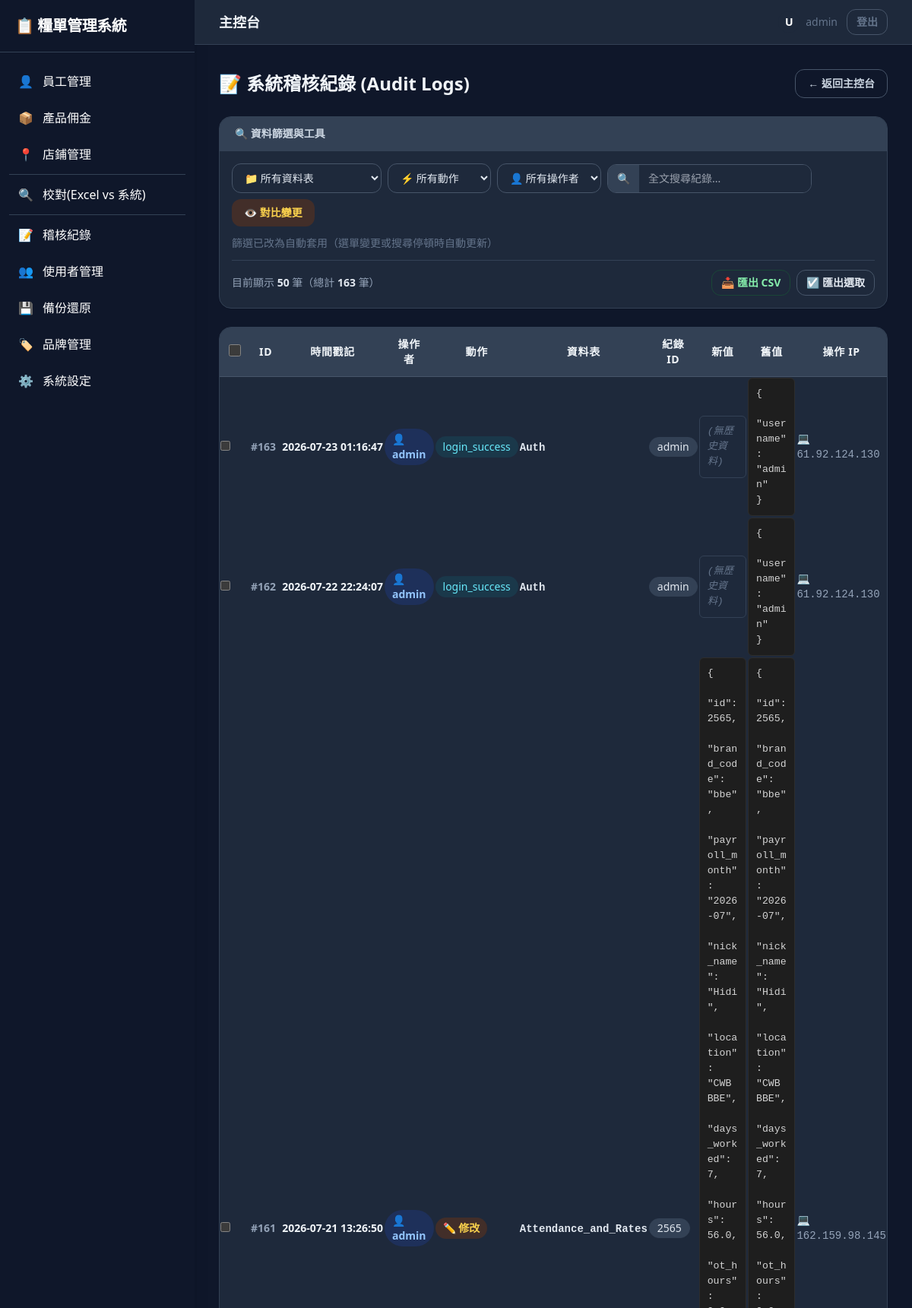
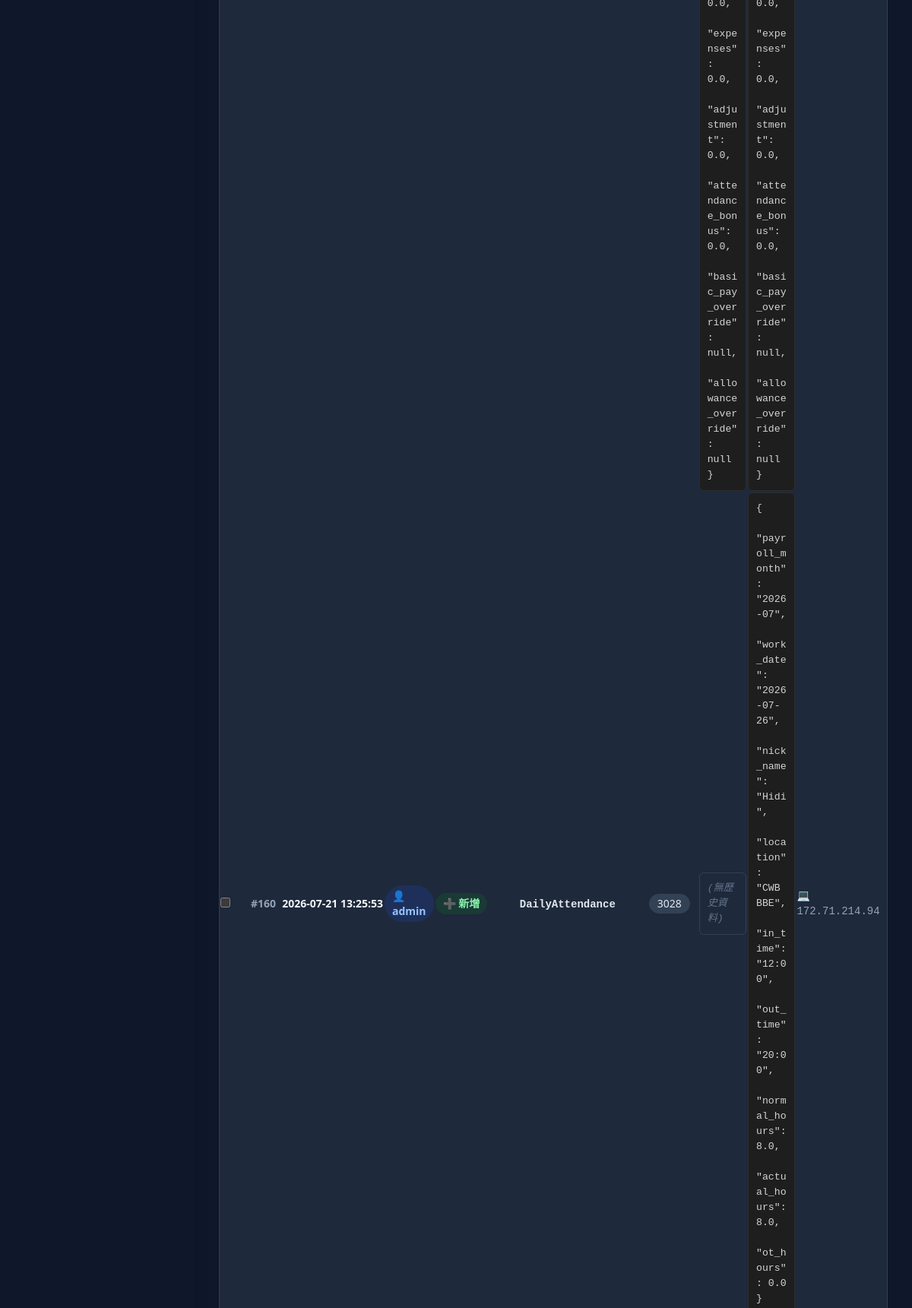
/audit_logs (signed in, upper part), run on the app's committed database (2 pictures, top to bottom).
### tables this page shows
CREATE TABLE AuditLog (
            id INTEGER PRIMARY KEY AUTOINCREMENT,
            timestamp TEXT NOT NULL,
            user TEXT,
            action TEXT NOT NULL,
            table_name TEXT,
            record_id TEXT,
            old_value TEXT,
            new_value TEXT,
            ip TEXT
        );

### blueprints/settings.py (the view)
@bp.route("/audit_logs")
def audit_logs():
    if not is_audit_admin():
        flash("需要管理員權限才能查看稽核紀錄", "warning")
        return redirect(url_for("main.login", next=request.path))
    page = int(request.args.get("page", 1))
    per_page = int(request.args.get("per_page", 50))
    table = request.args.get("table")
    action = request.args.get("action")
    user_q = request.args.get("user")
    query = request.args.get("q")
    where = []
    params = []
    if table:
        where.append("table_name = ?")
        params.append(table)
    if action:
        where.append("action = ?")
        params.append(action)
    if user_q:
        where.append("user = ?")
        params.append(user_q)
    if query:
        where.append("(record_id = ? OR timestamp LIKE ? OR old_value LIKE ? OR new_value LIKE ?)")
        params.extend([query, f"%{query}%", f"%{query}%", f"%{query}%"])
    where_sql = f"WHERE {' AND '.join(where)}" if where else ""
    conn = get_db_connection()
    total = conn.execute(f"SELECT COUNT(*) AS c FROM AuditLog {where_sql}", params).fetchone()["c"]
    offset = (page - 1) * per_page
    rows = conn.execute(
        f"SELECT * FROM AuditLog {where_sql} ORDER BY id DESC LIMIT ? OFFSET ?",
        params + [per_page, offset],
    ).fetchall()
    tables = [row["table_name"] for row in conn.execute("SELECT DISTINCT table_name FROM AuditLog ORDER BY table_name").fetchall()]
    actions = [row["action"] for row in conn.execute("SELECT DISTINCT action FROM AuditLog ORDER BY action").fetchall()]
    users = [row["user"] for row in conn.execute("SELECT DISTINCT user FROM AuditLog ORDER BY user").fetchall() if row["user"]]
    conn.close()
    entries = []
    for row in rows:
        entry = dict(row)
        try:
            entry["old_value_pretty"] = json.dumps(json.loads(entry["old_value"]) if entry.get("old_value") else None, ensure_ascii=False, indent=2)
        except Exception:
            entry["old_value_pretty"] = entry.get("old_value")
        try:
            entry["new_value_pretty"] = json.dumps(json.loads(entry["new_value"]) if entry.get("new_value") else None, ensure_ascii=False, indent=2)
        except Exception:
            entry["new_value_pretty"] = entry.get("new_value")
        entries.append(entry)
    return render_template(
        "audit_logs.html",
        entries=entries,
        page=page,
        per_page=per_page,
        total=total,
        table=table,
        action=action,
        user=user_q,
        q=query,
        tables=tables,
        actions=actions,
        users=users,
    )

### repository.py (called while the page is built)
def get_db_connection(db_path=DB_PATH):
    conn = sqlite3.connect(db_path)
    conn.row_factory = sqlite3.Row
    return conn

### services.py (called while the page is built)
def is_audit_admin():
    return bool(session.get("is_admin")) or session.get("user") in ADMIN_USERS

### templates/audit_logs.html (shortened to what this page needs)
{% extends 'base.html' %}
{% block content %}
<div class="space-y-6">
  <div class="flex items-center justify-between">
    <h3 class="text-2xl font-bold text-slate-100">📝 系統稽核紀錄 (Audit Logs)</h3>
    <a href="/" class="px-4 py-2 text-sm font-semibold text-slate-300 border border-slate-600 rounded-xl hover:bg-slate-700 transition-colors">← 返回主控台</a>
  </div>
  <div class="bg-slate-800 rounded-2xl shadow-sm border border-slate-700 overflow-hidden">
    <div class="px-5 py-3 bg-slate-700 font-bold text-sm text-slate-300 border-b border-slate-700">🔍 資料篩選與工具</div>
    <div class="p-4 space-y-3">
      <form id="filterForm" class="flex flex-wrap gap-2 items-center">
        <select class="text-slate-200 text-sm px-3 py-2 border border-slate-600 rounded-xl focus:ring-2 focus:ring-blue-500 outline-none bg-slate-800" name="table"><option value="">📁 所有資料表</option></select>
        <select class="text-slate-200 text-sm px-3 py-2 border border-slate-600 rounded-xl focus:ring-2 focus:ring-blue-500 outline-none bg-slate-800" name="action"><option value="">⚡ 所有動作</option></select>
        <select class="text-slate-200 text-sm px-3 py-2 border border-slate-600 rounded-xl focus:ring-2 focus:ring-blue-500 outline-none bg-slate-800" name="user"><option value="">👤 所有操作者</option></select>
        <div class="flex rounded-xl overflow-hidden border border-slate-600"><span class="inline-flex items-center px-3 bg-slate-700 text-sm">🔍</span><input class="text-slate-200 bg-slate-800 px-3 py-2 text-sm outline-none" name="q" placeholder="全文搜尋紀錄..." value="{{ q or '' }}"></div>
        <button type="button" class="px-4 py-2 text-sm font-bold text-amber-300 bg-amber-900/40 rounded-xl hover:bg-amber-800/40 transition-colors" id="highlightChangesBtn" title="一鍵比對新舊值差異並標記顏色">👁️ 對比變更</button>
      </form>
      <div class="text-sm text-slate-500">篩選已改為自動套用（選單變更或搜尋停頓時自動更新）</div>
      <div class="flex items-center justify-between pt-3 border-t border-slate-700">
        <span class="text-sm text-slate-400">目前顯示 <strong class="text-slate-200">{{ entries|length }}</strong> 筆（總計 <strong class="text-slate-200">{{ total }}</strong> 筆）</span>
        <div class="flex gap-2">
          <a class="px-3 py-1.5 text-sm font-semibold text-green-300 border border-green-800/50 rounded-xl hover:bg-green-900/30 transition-colors" id="exportAllBtn" href="#">📥 匯出 CSV</a>
          <button type="button" class="px-3 py-1.5 text-sm font-semibold text-slate-200 border border-slate-600 rounded-xl hover:bg-slate-700 transition-colors" id="exportSelectedBtn">☑️ 匯出選取</button>
        </div>
      </div>
    </div>
  </div>
  <div class="bg-slate-800 rounded-2xl shadow-sm border border-slate-700 overflow-hidden">
    <div class="overflow-x-auto">
      <table class="w-full text-sm border-collapse" id="auditTable">
        <thead>
          <tr class="bg-slate-700 text-slate-100 text-center text-sm font-semibold uppercase tracking-wider sticky top-0 z-10">
            <th class="px-3 py-3 border-b border-slate-600 w-[45px]"><input type="checkbox" id="selectAll" class="w-4 h-4 rounded focus:ring-blue-500"></th>
            <th class="px-3 py-3 border-b border-slate-600 w-[70px]">ID</th>
            <th class="px-3 py-3 border-b border-slate-600 w-[190px]">時間戳記</th>
            <th class="px-3 py-3 border-b border-slate-600 w-[120px]">操作者</th>
            <th class="px-3 py-3 border-b border-slate-600 w-[100px]">動作</th>
            <th class="px-3 py-3 border-b border-slate-600 w-[120px]">資料表</th>
            <th class="px-3 py-3 border-b border-slate-600 w-[90px]">紀錄 ID</th>
            <th class="px-3 py-3 border-b border-slate-600">新值</th>
            <th class="px-3 py-3 border-b border-slate-600">舊值</th>
            <th class="px-3 py-3 border-b border-slate-600 w-[140px]">操作 IP</th>
          </tr>
        </thead>
        <tbody>
                    {% for e in entries %}
                        <tr data-entry-id="{{ e.id }}" data-table="{{ e.table_name }}" data-record-id="{{ e.record_id }}">
                            <td><input type="checkbox" class="rowCheckbox form-check-input border-secondary" data-entry-id="{{ e.id }}"></td>
                            <td class="text-sm text-slate-400 font-bold">#{{ e.id }}</td>
                            <td class="text-sm font-bold whitespace-nowrap audit-timestamp" data-utc="{{ e.timestamp }}">{{ e.timestamp }}</td>
                            <td>
                                {% if e.user %}
                                    <span class="inline-block bg-blue-900/40 text-blue-300 text-sm px-2.5 py-1 rounded-full font-semibold">👤 {{ e.user }}</span>
                                {% else %}
                                    <span class="inline-block bg-slate-700 text-slate-400 text-sm px-2.5 py-1 rounded-full">Anonymous</span>
                                {% endif %}
                            </td>
                            <td>
                                {% if e.action == 'create' %}
                                    <span class="inline-block bg-green-900/40 text-green-300 text-sm px-2.5 py-1 rounded-full font-semibold">➕ 新增</span>
                                {% elif e.action == 'update' %}
                                    <span class="inline-block bg-amber-900/40 text-amber-300 text-sm px-2.5 py-1 rounded-full font-semibold">✏️ 修改</span>
                                {% elif e.action == 'delete' %}
                                    <span class="inline-block bg-red-900/40 text-red-300 text-sm px-2.5 py-1 rounded-full font-semibold">🗑️ 刪除</span>
                                {% else %}
                                    <span class="inline-block bg-cyan-900/40 text-cyan-300 text-sm px-2.5 py-1 rounded-full">{{ e.action }}</span>
                                {% endif %}
                            </td>
                            <td><code class="text-sm font-bold text-slate-200">{{ e.table_name }}</code></td>
                            <td><span class="inline-block bg-slate-700 text-slate-200 text-sm px-2.5 py-0.5 rounded-full border border-slate-700">{{ e.record_id if e.record_id and e.record_id != 'None' else '-' }}</span></td>
                            <td style="width: 25%;">
                                {% if e.old_value_pretty and e.old_value_pretty != 'null' %}
                                    <pre class="oldValue json-block">{{ e.old_value_pretty }}</pre>
                                {% else %}
                                    <pre class="oldValue json-block empty"><em>(無歷史資料)</em></pre>
                                {% endif %}
                            </td>
                            <td style="width: 25%;">
                                {% if e.new_value_pretty and e.new_value_pretty != 'null' %}
                                    <pre class="newValue json-block">{{ e.new_value_pretty }}</pre>
                                {% else %}
                                    <pre class="newValue json-block empty"><em>(無變更資料)</em></pre>
                                {% endif %}
                            </td>
                            <td class="text-sm text-slate-400 font-mono">💻 {{ e.ip or '-' }}</td>
                        </tr>
                    {% endfor %}
                    </tbody>
                </table>
            </div>
        </div>
    </div>
</div>
{% endblock %}

### static/app.css (style rules this page uses)
:root { --app-text-main: #e2e8f0; --app-text-muted: #94a3b8; --app-border: #334155; --app-surface: #1e293b; --app-surface-soft: #0f172a; --app-shadow-sm: 0 2px 8px rgba(0, 0, 0, 0.3); color-scheme: dark; }
html { background: #0f172a; }
h1, h2, h3, h4, h5, h6 { font-weight: 700; line-height: 1.25; }
input:not([type="checkbox"]):not([type="radio"]):not([type="file"]):not([type="hidden"]), select, textarea { color-scheme: dark; background-color: #1e293b !important; color: #e2e8f0 !important; }
select option { background-color: #1e293b; color: #e2e8f0; }

### templates/base.html (style rules this page uses)
html, body, main, section, div, article, aside, header, footer, nav, table, thead, tbody, tr, th, td, form, fieldset, input:not([type="checkbox"]):not([type="radio"]):not([type="range"]), select, textarea, button, datalist, option, optgroup { color-scheme: dark; }
html { background: #0f172a !important; }
body { background: #0f172a !important; min-height: 100vh; }

### templates/audit_logs.html (style rules this page uses)
.json-block { font-size: 0.825rem; background: #1e1e1e; color: #d4d4d4; padding: 10px; border-radius: 6px; border: 1px solid #2d2d2d; margin-bottom: 0; text-align: left; white-space: pre-wrap; word-break: break-word; font-family: monospace; }
.json-block.empty { background: #1e293b; color: #64748b; border-color: #334155; font-style: italic; }

### data on the page
AuditLog: id "163", user "admin", action "login_success", table_name "Auth", record "admin", shows "(無歷史資料)", new_value_pretty "{ \"username\": \"admin\" }", ip "61.92.124.130"
AuditLog: id "162", user "admin", action "login_success", table_name "Auth", record "admin", shows "(無歷史資料)", new_value_pretty "{ \"username\": \"admin\" }", ip "61.92.124.130"
AuditLog: id "161", user "admin", action "✏️ 修改", table_name "Attendance_and_Rates", record "2565", old_value_pretty "{ \"id\": 2565, \"brand_code\": \"bbe\", \"payroll_month\": \"2026-07\", \"nick_name\": \"Hidi\", \"location\": \"CWB BBE\", \"days_worked\": 7, \"hours\": 56.0, \"ot_hours\": 0.0, \"expenses\": 0.0, \"adjustment\": 0.0, \"attendance_bonus\": 0.0, \"basic_pay_override\": null, \"allowance_override\": null }", new_value_pretty "{ \"id\": 2565, \"brand_code\": \"bbe\", \"payroll_month\": \"2026-07\", \"nick_name\": \"Hidi\", \"location\": \"CWB BBE\", \"days_worked\": 7, \"hours\": 56.0, \"ot_hours\": 0.0, \"expenses\": 0.0, \"adjustment\": 0.0, \"attendance_bonus\": 0.0, \"basic_pay_override\": null, \"allowance_override\": null }", ip "162.159.98.145"
AuditLog: id "160", user "admin", action "➕ 新增", table_name "DailyAttendance", record "3028", shows "(無歷史資料)", new_value_pretty "{ \"payroll_month\": \"2026-07\", \"work_date\": \"2026-07-26\", \"nick_name\": \"Hidi\", \"location\": \"CWB BBE\", \"in_time\": \"12:00\", \"out_time\": \"20:00\", \"normal_hours\": 8.0, \"actual_hours\": 8.0, \"ot_hours\": 0.0 }", ip "172.71.214.94"

### other printed values
{{ session.get('user') }} "admin"
{{ entries|length }} "50"
{{ total }} "163"
